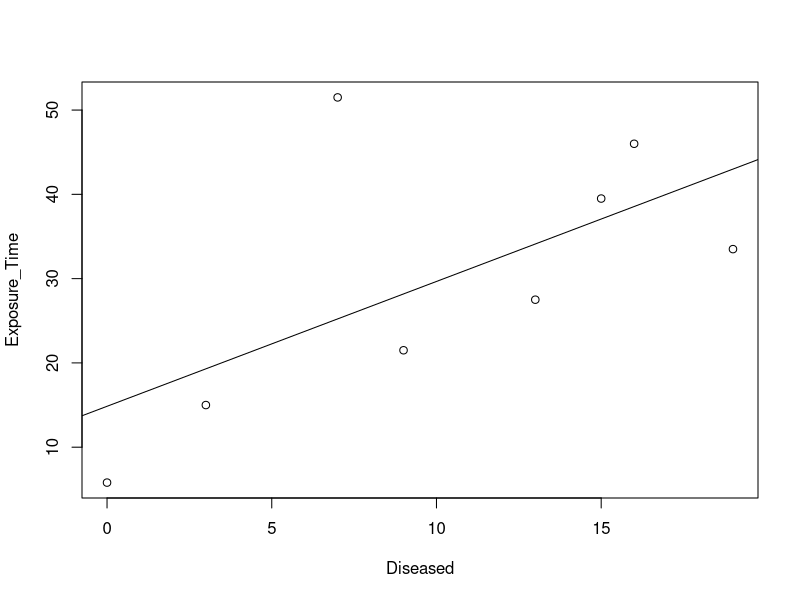

Recreate this plot in R.
coalfaceworkers <- data.frame(Exposure_Time=c(5.8,15,21.5,27.5,33.5,39.5,46,51.5),
                              Normal=c(98,51,34,35,32,23,12,4),
                              Diseased=c(0,3,9,13,19,15,16,7))
coalfaceworkers
# Fit linear regression model
plot(Exposure_Time~Diseased, coalfaceworkers)
regress <- lm(coalfaceworkers$Exposure_Time~coalfaceworkers$Diseased)
abline(regress)

# Predict if exposure time is doubled
new_exposure<-data.frame(coalfaceworkers$Exposure_Time*2)
predict(regress, new_exposure)
